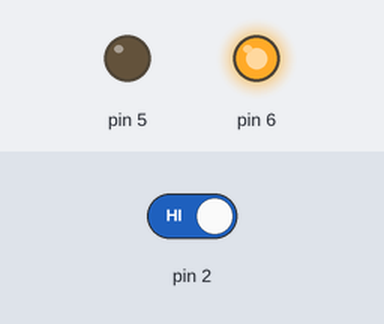
A sketch run on a simulated Arduino Uno, built with avr-gcc and run on an emulated ATmega328P. On the bench: output pins drawn as LEDs (lit = HIGH). The inputs (shaded band) are chosen by the test bench; at power-on: pin 2 HIGH.

Above: at 1.2 s.
1.3 s: pin 2 driven LOW
At 2.1 s:
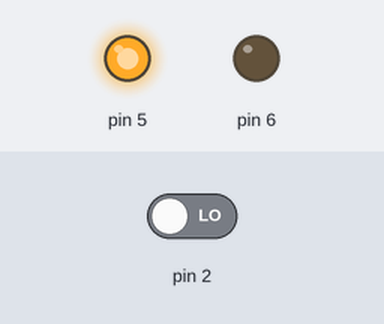
2.8 s: pin 2 driven HIGH
At 3.3 s:
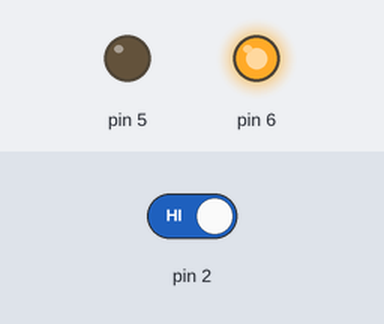
Timing chart, 0 to 5.8 s (numbered marks = the images above; inputs shaded):
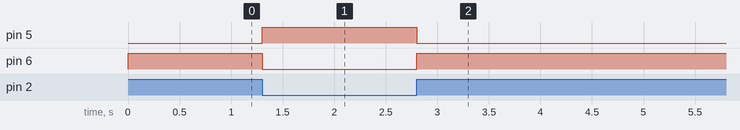

Measured:
- after the input at 1.3 s, pin 5: LOW → HIGH at once; pin 6: HIGH → LOW at once
- after the input at 2.8 s, pin 5: HIGH → LOW at once; pin 6: LOW → HIGH at once

The sketch:

lab1_cpe_301.ino
```cpp
void setup()
{
pinMode(2,INPUT);
pinMode(5,OUTPUT);
pinMode(6, OUTPUT);
}
void loop()
{
char input1 = digitalRead(2);
if(input1 == LOW ){
digitalWrite(5,HIGH);
digitalWrite(6,LOW);
}
else if(input1 == HIGH){
digitalWrite(6,HIGH);
digitalWrite(5,LOW);
}
}
```
